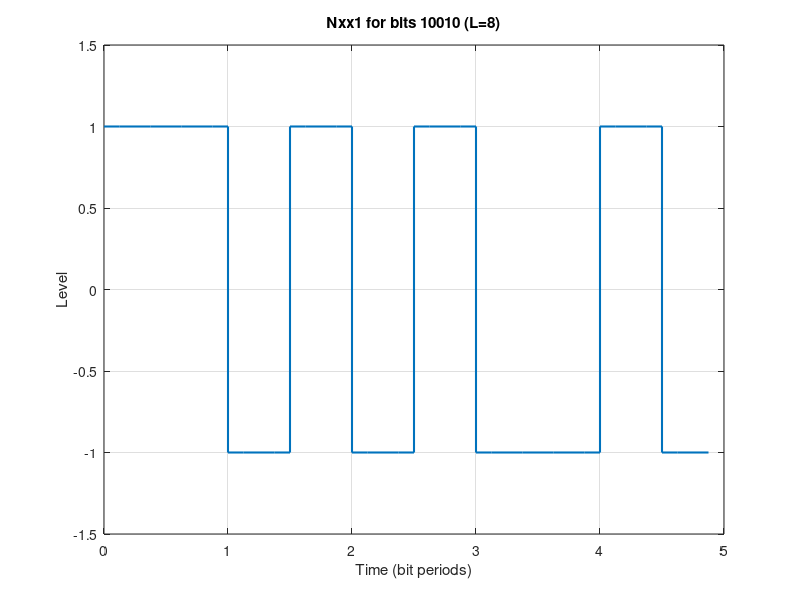

MATLAB code to generate this figure:
function prac0_441
% Nxx1 line code: transition at each bit start; 0 has mid-bit transition.

bits_str = '10010';
b = bits_str - '0';
L = 8;                     % samples/bit (>=4)
[s,t] = nxx1_encode(b,L);

figure('Name','Ex4.4.1 Nxx1');
stairs(t, s,'LineWidth',1.5); grid on;
xlabel('Time (bit periods)'); ylabel('Level');
title(sprintf('Nxx1 for bits %s (L=%d)', bits_str, L));
ylim([-1.5 1.5]);
end

function [y,t] = nxx1_encode(b,L)
lev = -1;                       % initial level
N = numel(b); y = zeros(1,N*L);
for k = 1:N
    lev = -lev;                 % transition at bit start
    y((k-1)*L + (1:L/2)) = lev;
    if b(k)==0, lev = -lev; end % 0: transition in middle; 1: no transition
    y((k-1)*L + (L/2+1:L)) = lev;
end
t = (0:numel(y)-1)/L;           % in bit periods
end
